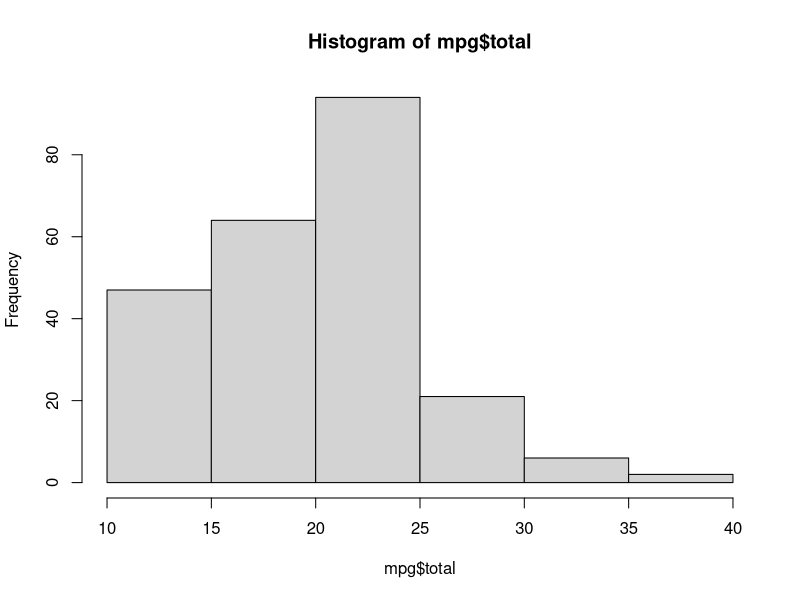
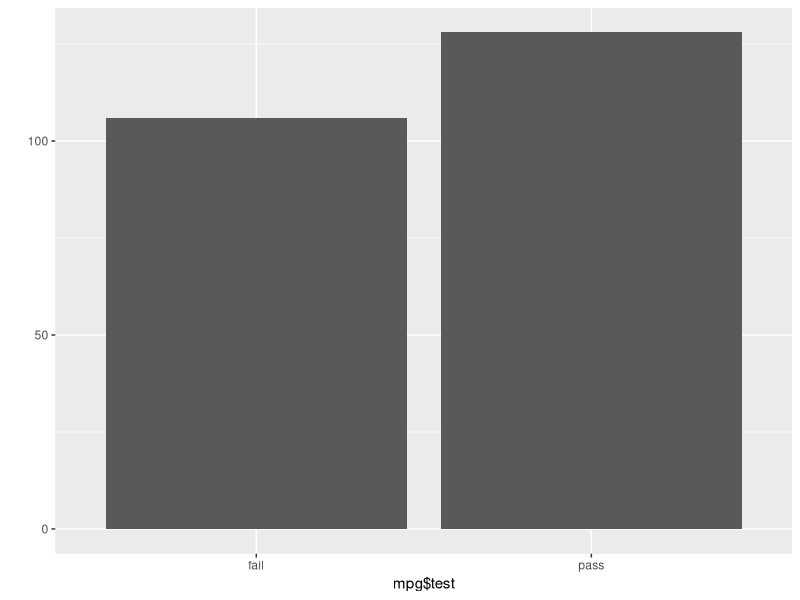

Recreate these plots in R, in order.
# P.113~114
df <- data.frame(var1 = c(4,3, 8),
                 var2 = c(2, 6, 1))
df

df$var_sum <- df$var1 + df$var2  #var_sum 파생변수
df

df$var_mean <- (df$var1 + df$var2)/2  # var_mean  파생변수 생성 
df

# P.115 mpg 통합 연비 변수 만들기
install.packages("ggplot2")      # P.106 참고  
library(ggplot2)
mpg <- as.data.frame(ggplot2::mpg)

mpg$total <- (mpg$cty + mpg$hwy)/2  #통합 연비 변수 생성
head(mpg)

mean(mpg$total)   # 통합 연비 변수 평균

# P.116  조건문 활용
summary(mpg$total)  #요약 통계량 산출 
hist(mpg$total)     # 히스토그램 생성 

ifelse(mpg$total >= 20, "pass", "fail")
mpg$test <- ifelse(mpg$total >= 20, "pass", "fail")  #20이상이면 pass, 아니면 fail
head(mpg, 20)    #데이터확인
table(mpg$test)   #연비 합격 빈도표 생

library(ggplot2) #ggplot2 로드 
qplot(mpg$test)  # 연비 합격 빈도 막대 그래프 생성 ..
